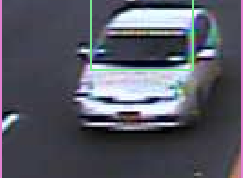
%> input picture src/background/segmentation/patch.png, 243 x 178 px
$ octave example.m   (GNU Octave 9; MATLAB toolbox functions it lacks are replaced by stand-ins)
%> lines starting %> are read from the running program, lines starting %| are printed output that depends on the picture
%im = imread('Stenosis2_Cropped.bmp');
%load('053-car011.mat')
%load('095-car016.mat')
im = imread('patch.png');
%> im is the input picture: size 178x243x3 uint8; mean R, G, B 86.2, 88.1, 99.2
imshow(im);
im = double(rgb2gray(im))/255;
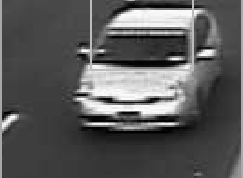
%> im: size 178x243 double; min 0, max 1, mean 0.349

[M,N,s] = size(im);
%> M = 178; N = 243; s = 1

% unaries: M*N matrix
unaries = -im+0.4;
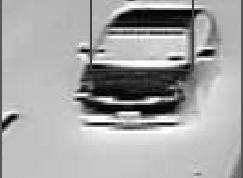
%> unaries: size 178x243 double; min -0.6, max 0.4, mean 0.0514; drawn with min black and max white
unaries = -im+0.4;


% Edges: matrix 3*n_edges. Each column contains: first two elements are the
% indices of the terminal nodes (indices start in zero). third element is
% the edge weight. For this example the edge weight is constant.
aux = reshape(0:M*N-1,[M N]);

edge_weight = 0.1;

%vertical edges
node1 = reshape(aux(1:M-1,:),[1 (M-1)*N]);
node2 = reshape(aux(2:M,:),[1 (M-1)*N]);
weight = ones(size(node1))*edge_weight;
edges = [ node1;  node2; weight];

%horizontal_edges
node1 = reshape(aux(:,1:N-1),[1 M*(N-1)]) ;
node2 = reshape(aux(:,2:N),[1 M*(N-1)]) ;
weight = ones(size(node1))*edge_weight;
edges = cat(2,edges,[ node1;  node2; weight]);

%> (the run ends here)

$ run again, with src/background/segmentation/053.png copied over src/background/segmentation/patch.png
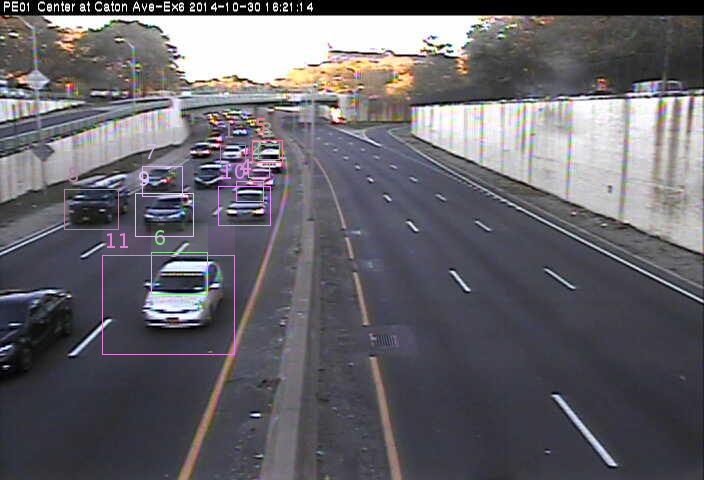
%> input picture src/background/segmentation/053.png, 704 x 480 px
%> im is the input picture: size 480x704x3 uint8; mean R, G, B 100.9, 99.1, 105.1
%> `im = double(rgb2gray(im))/255;`:
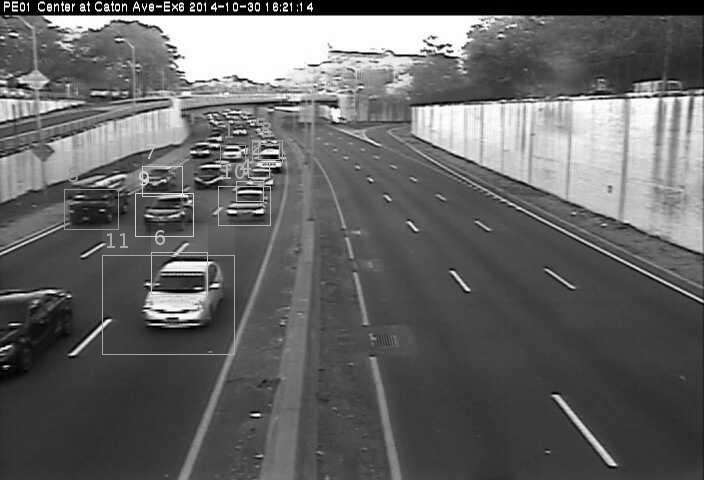
%> im: size 480x704 double; min 0, max 1, mean 0.393
%> `unaries = -im+0.4;`:
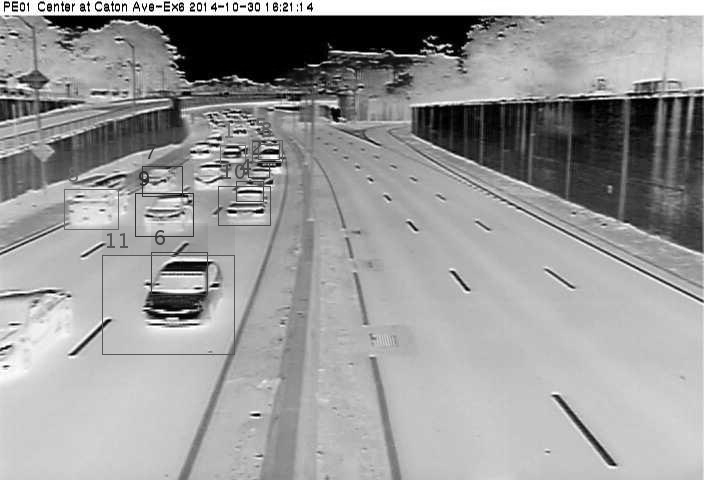
%> unaries: size 480x704 double; min -0.6, max 0.4, mean 0.00653; drawn with min black and max white
